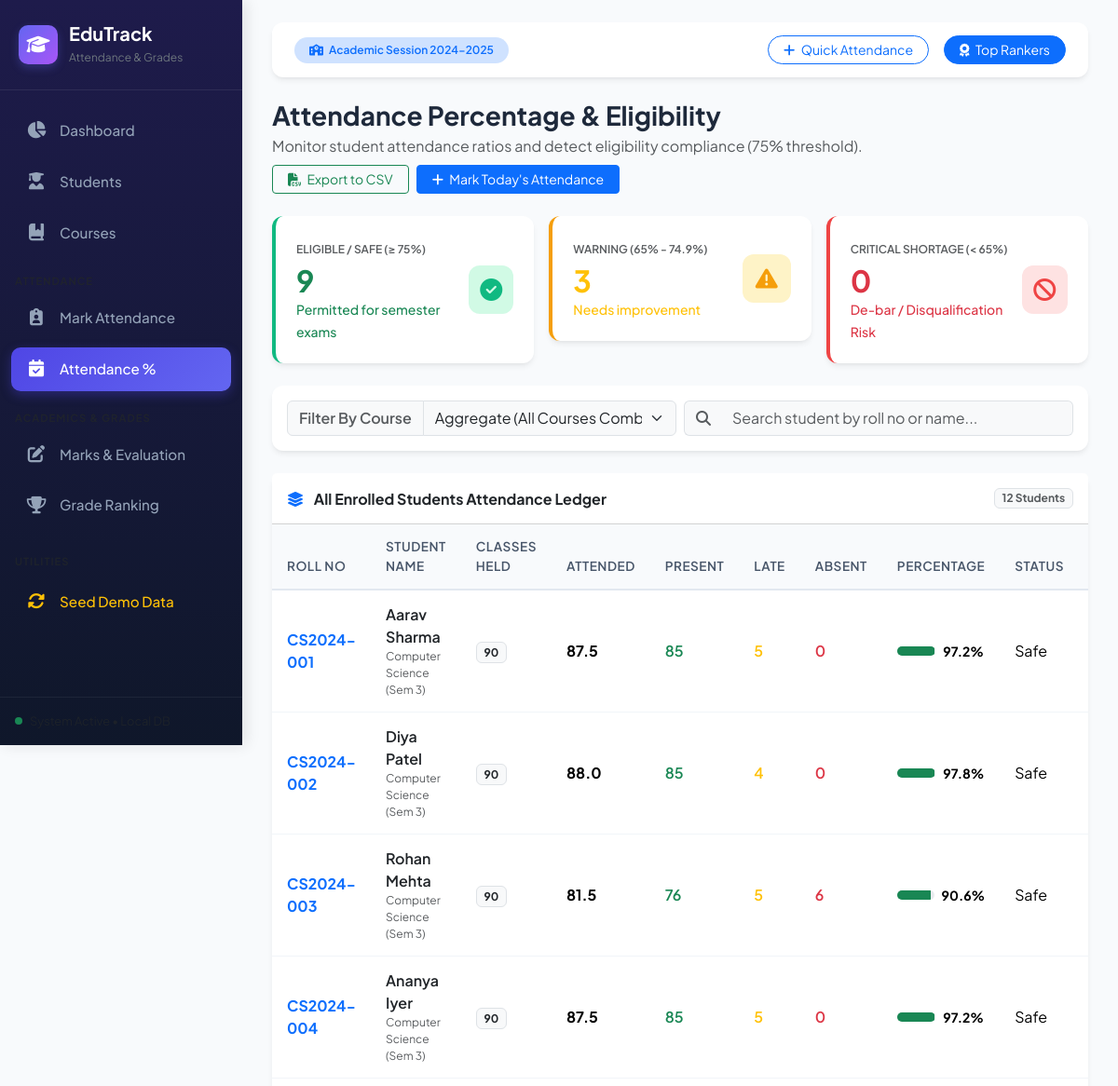
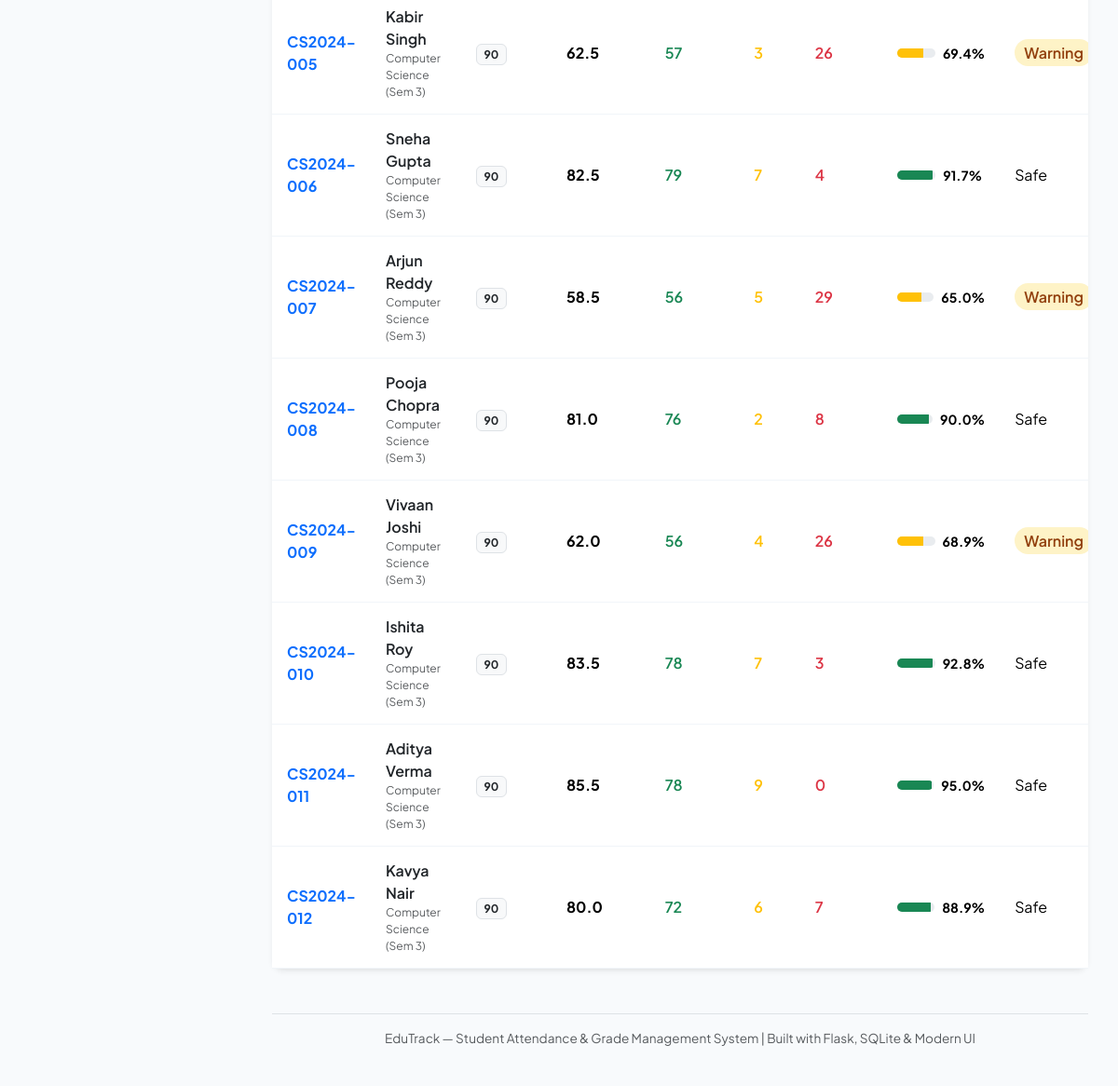
Page /attendance/report on the committed database (2 pictures, top to bottom).
### tables this page shows
CREATE TABLE students (
                id INTEGER PRIMARY KEY AUTOINCREMENT,
                roll_number TEXT UNIQUE NOT NULL,
                first_name TEXT NOT NULL,
                last_name TEXT NOT NULL,
                email TEXT UNIQUE NOT NULL,
                phone TEXT,
                department TEXT NOT NULL DEFAULT 'Computer Science',
                semester INTEGER NOT NULL DEFAULT 1,
                gender TEXT DEFAULT 'Male',
                admission_date DATE DEFAULT (date('now')),
                status TEXT DEFAULT 'Active'
            );

### app.py (the view)
@app.route('/attendance/report')
def attendance_report():
    all_courses = models.get_all_courses()
    selected_course_id = request.args.get('course_id', '')
    course_id_int = int(selected_course_id) if selected_course_id and selected_course_id.isdigit() else None
    summary = models.get_all_students_attendance_summary(course_id=course_id_int)
    selected_course = models.get_course_by_id(course_id_int) if course_id_int else None
    safe_count = sum(1 for s in summary if s['percentage'] >= 75.0 and s['total_classes'] > 0)
    warning_count = sum(1 for s in summary if 65.0 <= s['percentage'] < 75.0 and s['total_classes'] > 0)
    critical_count = sum(1 for s in summary if s['percentage'] < 65.0 and s['total_classes'] > 0)
    return render_template(
        'attendance_report.html',
        courses=all_courses,
        selected_course=selected_course,
        selected_course_id=course_id_int,
        summary=summary,
        safe_count=safe_count,
        warning_count=warning_count,
        critical_count=critical_count
    )

### database.py (called while the page is built)
def get_db():
    conn = sqlite3.connect(DB_PATH)
    conn.row_factory = sqlite3.Row
    conn.execute("PRAGMA foreign_keys = ON")
    return conn

### models.py (called while the page is built)
def get_all_courses(search_query=None):
    with get_db() as conn:
        cursor = conn.cursor()
        query = '''
            SELECT c.*, COUNT(e.student_id) as enrolled_count
            FROM courses c
            LEFT JOIN enrollments e ON c.id = e.course_id
            WHERE 1=1
        '''
        params = []
        if search_query:
            query += " AND (c.course_code LIKE ? OR c.course_name LIKE ? OR c.instructor LIKE ?)"
            wildcard = f"%{search_query.strip()}%"
            params.extend([wildcard, wildcard, wildcard])
        query += " GROUP BY c.id ORDER BY c.course_code ASC"
        cursor.execute(query, params)
        return [dict(row) for row in cursor.fetchall()]

### templates/attendance_report.html (shortened to what this page needs)
{% extends 'base.html' %}
{% block content %}
<div class="d-flex justify-content-between align-items-center mb-4 flex-wrap gap-2">
    <div>
        <h3 class="fw-bold mb-1">Attendance Percentage & Eligibility</h3>
        <p class="text-muted mb-0">Monitor student attendance ratios and detect eligibility compliance (75% threshold).</p>
    </div>
    <div class="d-flex gap-2">
        <a href="{{ url_for('export_attendance_csv', course_id=selected_course_id) }}" class="btn btn-outline-success btn-sm px-3">
            <i class="fa-solid fa-file-csv me-1"></i> Export to CSV
        </a>
        <a href="{{ url_for('attendance', course_id=selected_course_id) }}" class="btn btn-primary btn-sm px-3">
            <i class="fa-solid fa-plus me-1"></i> Mark Today's Attendance
        </a>
    </div>
</div>
<div class="row g-3 mb-4">
    <div class="col-md-4">
        <div class="card stat-card success">
            <div class="d-flex justify-content-between align-items-center">
                <div>
                    <span class="text-muted text-uppercase fw-semibold" style="font-size: 0.75rem;">Eligible / Safe (&ge; 75%)</span>
                    <h2 class="fw-bold text-success mb-0 mt-1">{{ safe_count }}</h2>
                    <small class="text-success fw-medium">Permitted for semester exams</small>
                </div>
                <div class="stat-icon">
                    <i class="fa-solid fa-circle-check"></i>
                </div>
            </div>
        </div>
    </div>
    <div class="col-md-4">
        <div class="card stat-card warning">
            <div class="d-flex justify-content-between align-items-center">
                <div>
                    <span class="text-muted text-uppercase fw-semibold" style="font-size: 0.75rem;">Warning (65% - 74.9%)</span>
                    <h2 class="fw-bold text-warning mb-0 mt-1">{{ warning_count }}</h2>
                    <small class="text-warning fw-medium">Needs improvement</small>
                </div>
                <div class="stat-icon">
                    <i class="fa-solid fa-triangle-exclamation"></i>
                </div>
            </div>
        </div>
    </div>
    <div class="col-md-4">
        <div class="card stat-card danger">
            <div class="d-flex justify-content-between align-items-center">
                <div>
                    <span class="text-muted text-uppercase fw-semibold" style="font-size: 0.75rem;">Critical Shortage (&lt; 65%)</span>
                    <h2 class="fw-bold text-danger mb-0 mt-1">{{ critical_count }}</h2>
                    <small class="text-danger fw-medium">De-bar / Disqualification Risk</small>
                </div>
                <div class="stat-icon">
                    <i class="fa-solid fa-ban"></i>
                </div>
            </div>
        </div>
    </div>
</div>
<div class="card p-3 mb-4">
    <div class="row g-2 align-items-center">
        <div class="col-md-6">
            <form method="GET" action="{{ url_for('attendance_report') }}">
                <div class="input-group">
                    <label class="input-group-text bg-light fw-semibold text-muted">Filter By Course</label>
                    <select name="course_id" class="form-select bg-light" onchange="this.form.submit()">
                        <option value="">Aggregate (All Courses Combined)</option>
                    </select>
                </div>
            </form>
        </div>
        <div class="col-md-6">
            <div class="input-group">
                <span class="input-group-text bg-light border-end-0"><i class="fa-solid fa-magnifying-glass text-muted"></i></span>
                <input type="text" class="form-control bg-light border-start-0 table-search-input" data-table-id="attendanceReportTable" placeholder="Search student by roll no or name...">
            </div>
        </div>
    </div>
</div>
<div class="card">
    <div class="card-header bg-white py-3 d-flex justify-content-between align-items-center">
        <h6 class="fw-bold mb-0">
            {% if selected_course %}
                <span class="badge bg-primary me-2">{{ selected_course.course_code }}</span> {{ selected_course.course_name }} — Attendance Roster
            {% else %}
                <i class="fa-solid fa-layer-group text-primary me-2"></i> All Enrolled Students Attendance Ledger
            {% endif %}
        </h6>
        <span class="badge bg-light text-muted border">{{ summary|length }} Students</span>
    </div>
    <div class="table-responsive">
        <table class="table table-custom align-middle mb-0" id="attendanceReportTable">
            <thead>
                <tr>
                    <th>Roll No</th>
                    <th>Student Name</th>
                    <th>Classes Held</th>
                    <th>Attended</th>
                    <th>Present</th>
                    <th>Late</th>
                    <th>Absent</th>
                    <th style="width: 240px;">Percentage</th>
                    <th>Status</th>
                </tr>
            </thead>
            <tbody>
                {% for s in summary %}
                <tr>
                    <td><span class="fw-bold text-primary">{{ s.roll_number }}</span></td>
                    <td>
                        <a href="{{ url_for('student_detail', student_id=s.student_id) }}" class="fw-semibold text-dark text-decoration-none">
                            {{ s.name }}
                        </a>
                        <div class="text-muted" style="font-size: 0.75rem;">{{ s.department }} (Sem {{ s.semester }})</div>
                    </td>
                    <td><span class="badge bg-light text-dark border">{{ s.total_classes }}</span></td>
                    <td><span class="fw-bold">{{ s.attended_weighted }}</span></td>
                    <td><span class="text-success fw-semibold">{{ s.present_count }}</span></td>
                    <td><span class="text-warning fw-semibold">{{ s.late_count }}</span></td>
                    <td><span class="text-danger fw-semibold">{{ s.absent_count }}</span></td>
                    <td>
                        <div class="d-flex align-items-center gap-2">
                            <div class="progress flex-grow-1" style="height: 10px;">
                                <div class="progress-bar {% if s.percentage >= 75 %}bg-success{% elif s.percentage >= 65 %}bg-warning{% else %}bg-danger{% endif %}"
                                     role="progressbar"
                                     style="width: {{ s.percentage }}%;"></div>
                            </div>
                            <span class="fw-bold small" style="min-width: 45px;">{{ s.percentage }}%</span>
                        </div>
                    </td>
                    <td>
                        <span class="status-{{ s.status_class }}">{{ s.status }}</span>
                    </td>
                </tr>
                {% else %}
                <tr>
                    <td colspan="10" class="text-center py-5 text-muted">
                        No student attendance records recorded yet.
                    </td>
                </tr>
                {% endfor %}
            </tbody>
        </table>
    </div>
</div>
{% endblock %}

### static/css/style.css (style rules this page uses)
:root { --primary-color: #4f46e5; --primary-hover: #4338ca; --primary-light: #e0e7ff; --secondary-color: #64748b; --success-color: #10b981; --success-light: #d1fae5; --warning-color: #f59e0b; --warning-light: #fef3c7; --danger-color: #ef4444; --danger-light: #fee2e2; --dark-bg: #0f172a; --sidebar-bg: #1e1b4b; --sidebar-hover: #2e287a; --card-shadow: 0 4px 6px -1px rgba(0, 0, 0, 0.07), 0 2px 4px -2px rgba(0, 0, 0, 0.05); --border-radius: 12px; }
body { font-family: 'Plus Jakarta Sans', system-ui, -apple-system, sans-serif; background-color: #f8fafc; color: #1e293b; min-height: 100vh; }
.card { border: none; border-radius: var(--border-radius); box-shadow: var(--card-shadow); background: #ffffff; transition: transform 0.2s ease, box-shadow 0.2s ease; }
.stat-card { padding: 22px; border-radius: var(--border-radius); position: relative; overflow: hidden; }
.stat-card .stat-icon { width: 52px; height: 52px; border-radius: 12px; display: flex; align-items: center; justify-content: center; font-size: 24px; }
.stat-card.success { border-left: 4px solid #10b981; }
.stat-card.success .stat-icon { background: #d1fae5; color: #10b981; }
.stat-card.warning { border-left: 4px solid #f59e0b; }
.stat-card.warning .stat-icon { background: #fef3c7; color: #f59e0b; }
.stat-card.danger { border-left: 4px solid #ef4444; }
.stat-card.danger .stat-icon { background: #fee2e2; color: #ef4444; }
.status-warning { background: #fef3c7; color: #92400e; font-weight: 600; padding: 4px 10px; border-radius: 20px; }
.table-custom { margin-bottom: 0; }
.table-custom thead th { background-color: #f8fafc; color: #475569; font-weight: 600; font-size: 0.85rem; text-transform: uppercase; letter-spacing: 0.5px; border-bottom: 2px solid #e2e8f0; padding: 14px 16px; }
.table-custom tbody td { padding: 14px 16px; vertical-align: middle; border-bottom: 1px solid #f1f5f9; }

### rows in the picture
students: roll_number "CS2024-001", name "Aarav Sharma", department "Computer Science", semester "3", total_classes "90", attended_weighted "87.5", present_count "85", late_count "5", absent_count "0", percentage "97.2", status "Safe"
students: roll_number "CS2024-002", name "Diya Patel", department "Computer Science", semester "3", total_classes "90", attended_weighted "88.0", present_count "85", late_count "4", absent_count "0", percentage "97.8", status "Safe"
students: roll_number "CS2024-003", name "Rohan Mehta", department "Computer Science", semester "3", total_classes "90", attended_weighted "81.5", present_count "76", late_count "5", absent_count "6", percentage "90.6", status "Safe"
students: roll_number "CS2024-004", name "Ananya Iyer", department "Computer Science", semester "3", total_classes "90", attended_weighted "87.5", present_count "85", late_count "5", absent_count "0", percentage "97.2", status "Safe"
students: roll_number "CS2024-005", name "Kabir Singh", department "Computer Science", semester "3", total_classes "90", attended_weighted "62.5", present_count "57", late_count "3", absent_count "26", percentage "69.4", status "Warning"
students: roll_number "CS2024-006", name "Sneha Gupta", department "Computer Science", semester "3", total_classes "90", attended_weighted "82.5", present_count "79", late_count "7", absent_count "4", percentage "91.7", status "Safe"
students: roll_number "CS2024-007", name "Arjun Reddy", department "Computer Science", semester "3", total_classes "90", attended_weighted "58.5", present_count "56", late_count "5", absent_count "29", percentage "65.0", status "Warning"
students: roll_number "CS2024-008", name "Pooja Chopra", department "Computer Science", semester "3", total_classes "90", attended_weighted "81.0", present_count "76", late_count "2", absent_count "8", percentage "90.0", status "Safe"
students: roll_number "CS2024-009", name "Vivaan Joshi", department "Computer Science", semester "3", total_classes "90", attended_weighted "62.0", present_count "56", late_count "4", absent_count "26", percentage "68.9", status "Warning"
students: roll_number "CS2024-010", name "Ishita Roy", department "Computer Science", semester "3", total_classes "90", attended_weighted "83.5", present_count "78", late_count "7", absent_count "3", percentage "92.8", status "Safe"
students: roll_number "CS2024-011", name "Aditya Verma", department "Computer Science", semester "3", total_classes "90", attended_weighted "85.5", present_count "78", late_count "9", absent_count "0", percentage "95.0", status "Safe"
students: roll_number "CS2024-012", name "Kavya Nair", department "Computer Science", semester "3", total_classes "90", attended_weighted "80.0", present_count "72", late_count "6", absent_count "7", percentage "88.9", status "Safe"

### other values in the picture
{{ safe_count }} "9"
{{ warning_count }} "3"
{{ critical_count }} "0"
{{ summary|length }} "12"
